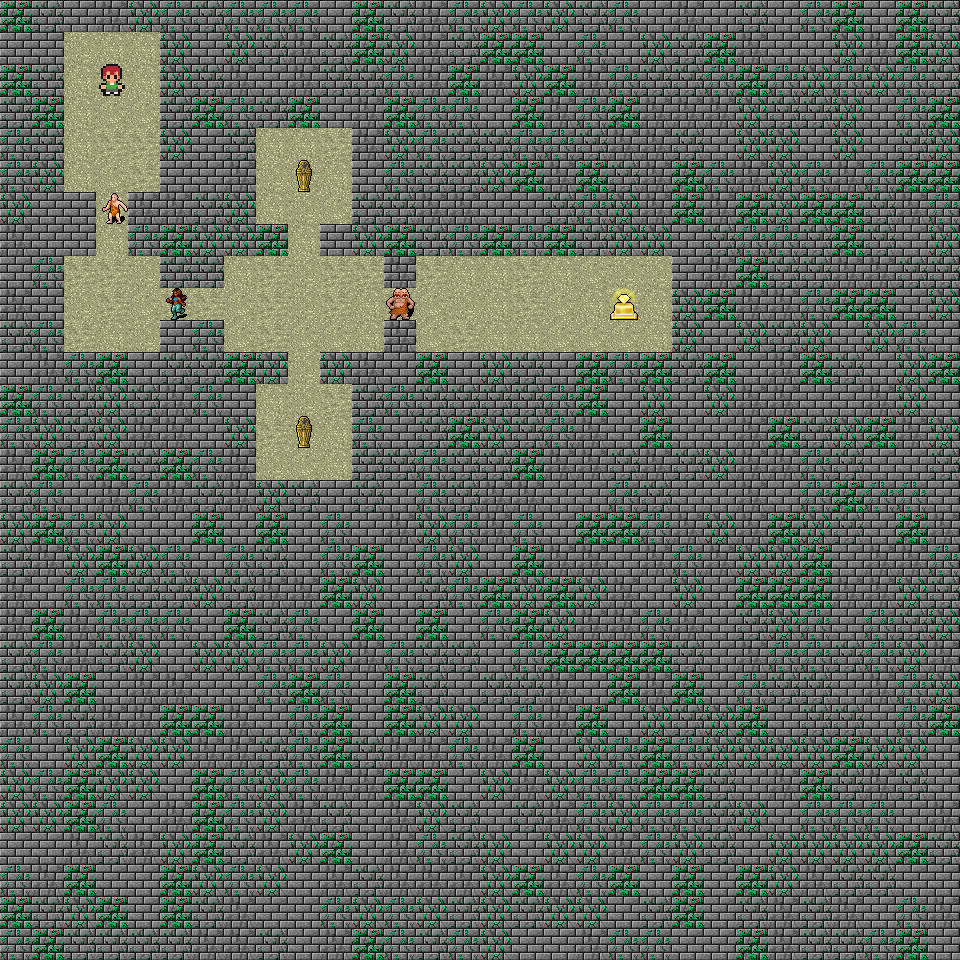

This game map was drawn from its Tiled (.tmx) file and the tilesets committed beside it. A one-line description and the full map source follow:
An orthogonal 30x30 tile map with 32x32 px tiles, 2 tile layers (Map, Objects).

<map version="1.2" tiledversion="1.2.4" orientation="orthogonal" renderorder="right-down" width="30" height="30" tilewidth="32" tileheight="32" infinite="0" nextlayerid="3" nextobjectid="1">
 <tileset firstgid="1" source="tiles.tsx" />
 <layer id="1" name="Map" width="30" height="30" locked="1">
  <data encoding="csv">
6,3,1,2,5,4,3,4,4,4,1,6,3,2,4,5,4,5,3,4,1,2,1,3,1,4,6,1,6,3,
1,1,11,10,10,5,1,5,3,2,3,6,5,2,3,6,6,1,4,1,5,3,6,2,1,1,5,2,6,5,
6,3,10,11,10,5,3,2,1,2,3,3,4,2,6,2,5,6,2,4,3,3,4,6,4,5,4,5,4,3,
3,6,10,9,9,3,6,4,3,6,1,2,6,4,4,1,6,2,4,6,2,2,2,5,3,3,5,1,4,6,
4,3,10,8,8,5,1,3,10,10,8,2,5,4,3,3,4,4,3,2,2,3,1,5,5,1,5,1,3,5,
4,5,10,9,8,1,1,2,11,9,10,1,4,3,3,5,6,2,6,3,2,6,4,2,5,4,2,4,6,6,
5,1,1,10,2,2,3,5,10,11,9,3,3,2,2,1,1,3,4,5,2,6,2,6,5,6,6,3,2,4,
2,1,1,10,4,6,5,5,6,10,1,5,6,3,4,6,4,6,3,5,5,1,3,4,4,3,6,3,1,5,
1,4,8,8,11,3,3,10,8,11,8,8,2,8,10,10,8,10,9,11,11,1,2,6,3,3,2,2,3,3,
2,1,11,8,9,8,8,9,8,11,8,10,8,9,11,10,8,9,10,8,10,5,6,2,2,4,6,6,1,5,
3,4,8,10,11,1,4,9,8,9,9,10,2,9,8,10,10,9,9,9,10,5,1,5,3,5,1,5,4,1,
1,2,4,6,1,3,3,6,5,11,5,2,1,6,1,5,3,1,6,4,6,3,6,1,2,6,3,1,5,6,
6,4,3,5,3,2,4,1,10,11,8,3,4,3,3,3,3,4,6,1,5,1,5,2,2,1,1,2,5,1,
4,5,3,5,2,2,1,5,8,11,10,4,1,3,6,5,3,4,2,1,6,1,1,2,6,3,5,6,2,5,
2,6,4,6,3,6,4,2,11,9,10,3,3,4,3,3,6,2,2,3,2,3,5,2,2,4,3,1,1,3,
3,4,1,2,4,2,3,2,5,3,1,3,1,4,3,2,2,1,1,4,3,1,1,2,1,4,6,4,4,1,
5,6,4,5,1,1,6,1,6,1,4,1,2,5,4,2,4,1,6,6,4,2,5,2,6,5,3,1,6,2,
3,2,5,6,5,4,1,4,3,1,4,6,1,4,5,1,6,2,2,1,2,4,2,5,5,6,1,2,2,4,
2,1,4,4,3,3,5,3,2,2,6,5,1,3,4,6,5,6,5,2,1,5,1,6,6,6,2,2,5,3,
2,6,2,4,4,4,1,6,3,4,1,6,1,6,1,4,6,5,2,2,4,2,1,3,5,4,1,4,3,5,
3,4,2,3,5,1,5,5,4,4,5,2,4,3,3,1,4,6,6,6,6,3,1,2,4,4,3,4,5,2,
3,5,6,1,2,2,1,1,4,6,4,1,6,3,1,3,3,2,1,6,2,6,1,4,3,3,1,2,4,5,
2,4,3,2,2,6,6,2,1,4,6,1,6,5,5,1,4,2,6,1,5,3,5,6,1,3,3,1,4,6,
4,1,5,6,5,5,2,2,3,4,6,3,2,2,4,2,6,1,5,4,6,4,5,5,5,5,6,5,5,1,
5,4,6,5,5,1,6,4,5,4,2,2,6,6,1,5,2,5,4,4,6,6,3,1,2,6,3,2,3,1,
5,5,6,4,1,2,6,4,5,2,3,1,2,5,3,1,3,2,4,5,4,4,3,5,1,4,4,4,1,2,
1,1,2,3,2,5,6,3,2,5,6,1,2,4,3,5,1,5,5,2,4,5,3,1,5,5,5,5,6,3,
4,2,6,1,1,6,5,4,5,1,2,3,2,2,2,5,6,2,4,6,1,6,1,6,5,2,3,3,1,1,
6,3,5,6,1,6,3,2,1,1,4,5,4,5,3,5,3,5,5,1,3,6,1,3,2,3,2,1,4,2,
4,6,3,3,3,3,2,2,3,1,2,6,4,3,4,5,1,1,2,4,4,1,1,6,2,3,3,4,6,1
</data>
 </layer>
 <layer id="2" name="Objects" width="30" height="30">
  <data encoding="csv">
0,0,0,0,0,0,0,0,0,0,0,0,0,0,0,0,0,0,0,0,0,0,0,0,0,0,0,0,0,0,
0,0,0,0,0,0,0,0,0,0,0,0,0,0,0,0,0,0,0,0,0,0,0,0,0,0,0,0,0,0,
0,0,0,23,0,0,0,0,0,0,0,0,0,0,0,0,0,0,0,0,0,0,0,0,0,0,0,0,0,0,
0,0,0,0,0,0,0,0,0,0,0,0,0,0,0,0,0,0,0,0,0,0,0,0,0,0,0,0,0,0,
0,0,0,0,0,0,0,0,0,0,0,0,0,0,0,0,0,0,0,0,0,0,0,0,0,0,0,0,0,0,
0,0,0,0,0,0,0,0,0,26,0,0,0,0,0,0,0,0,0,0,0,0,0,0,0,0,0,0,0,0,
0,0,0,49,0,0,0,0,0,0,0,0,0,0,0,0,0,0,0,0,0,0,0,0,0,0,0,0,0,0,
0,0,0,0,0,0,0,0,0,0,0,0,0,0,0,0,0,0,0,0,0,0,0,0,0,0,0,0,0,0,
0,0,0,0,0,0,0,0,0,0,0,0,0,0,0,0,0,0,0,0,0,0,0,0,0,0,0,0,0,0,
0,0,0,0,0,50,0,0,0,0,0,0,32,0,0,0,0,0,0,43,0,0,0,0,0,0,0,0,0,0,
0,0,0,0,0,0,0,0,0,0,0,0,0,0,0,0,0,0,0,0,0,0,0,0,0,0,0,0,0,0,
0,0,0,0,0,0,0,0,0,0,0,0,0,0,0,0,0,0,0,0,0,0,0,0,0,0,0,0,0,0,
0,0,0,0,0,0,0,0,0,0,0,0,0,0,0,0,0,0,0,0,0,0,0,0,0,0,0,0,0,0,
0,0,0,0,0,0,0,0,0,28,0,0,0,0,0,0,0,0,0,0,0,0,0,0,0,0,0,0,0,0,
0,0,0,0,0,0,0,0,0,0,0,0,0,0,0,0,0,0,0,0,0,0,0,0,0,0,0,0,0,0,
0,0,0,0,0,0,0,0,0,0,0,0,0,0,0,0,0,0,0,0,0,0,0,0,0,0,0,0,0,0,
0,0,0,0,0,0,0,0,0,0,0,0,0,0,0,0,0,0,0,0,0,0,0,0,0,0,0,0,0,0,
0,0,0,0,0,0,0,0,0,0,0,0,0,0,0,0,0,0,0,0,0,0,0,0,0,0,0,0,0,0,
0,0,0,0,0,0,0,0,0,0,0,0,0,0,0,0,0,0,0,0,0,0,0,0,0,0,0,0,0,0,
0,0,0,0,0,0,0,0,0,0,0,0,0,0,0,0,0,0,0,0,0,0,0,0,0,0,0,0,0,0,
0,0,0,0,0,0,0,0,0,0,0,0,0,0,0,0,0,0,0,0,0,0,0,0,0,0,0,0,0,0,
0,0,0,0,0,0,0,0,0,0,0,0,0,0,0,0,0,0,0,0,0,0,0,0,0,0,0,0,0,0,
0,0,0,0,0,0,0,0,0,0,0,0,0,0,0,0,0,0,0,0,0,0,0,0,0,0,0,0,0,0,
0,0,0,0,0,0,0,0,0,0,0,0,0,0,0,0,0,0,0,0,0,0,0,0,0,0,0,0,0,0,
0,0,0,0,0,0,0,0,0,0,0,0,0,0,0,0,0,0,0,0,0,0,0,0,0,0,0,0,0,0,
0,0,0,0,0,0,0,0,0,0,0,0,0,0,0,0,0,0,0,0,0,0,0,0,0,0,0,0,0,0,
0,0,0,0,0,0,0,0,0,0,0,0,0,0,0,0,0,0,0,0,0,0,0,0,0,0,0,0,0,0,
0,0,0,0,0,0,0,0,0,0,0,0,0,0,0,0,0,0,0,0,0,0,0,0,0,0,0,0,0,0,
0,0,0,0,0,0,0,0,0,0,0,0,0,0,0,0,0,0,0,0,0,0,0,0,0,0,0,0,0,0,
0,0,0,0,0,0,0,0,0,0,0,0,0,0,0,0,0,0,0,0,0,0,0,0,0,0,0,0,0,0
</data>
 </layer>
</map>